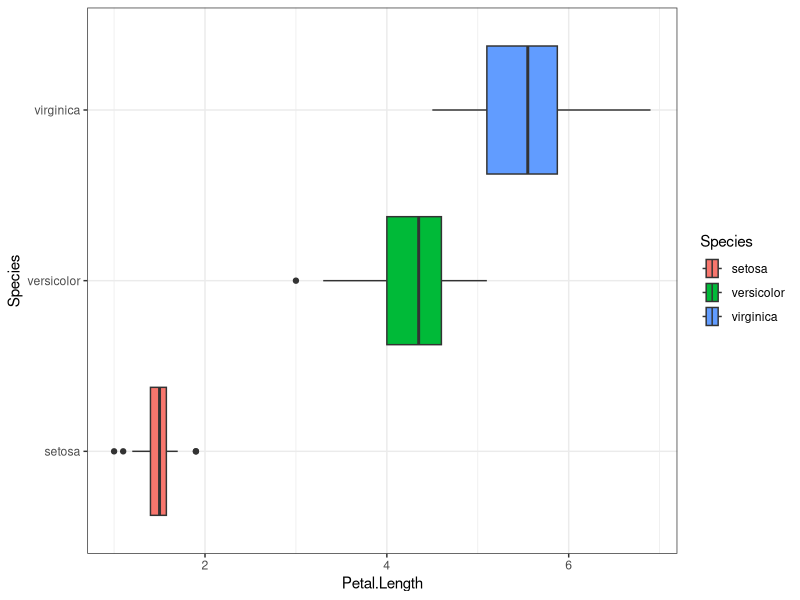
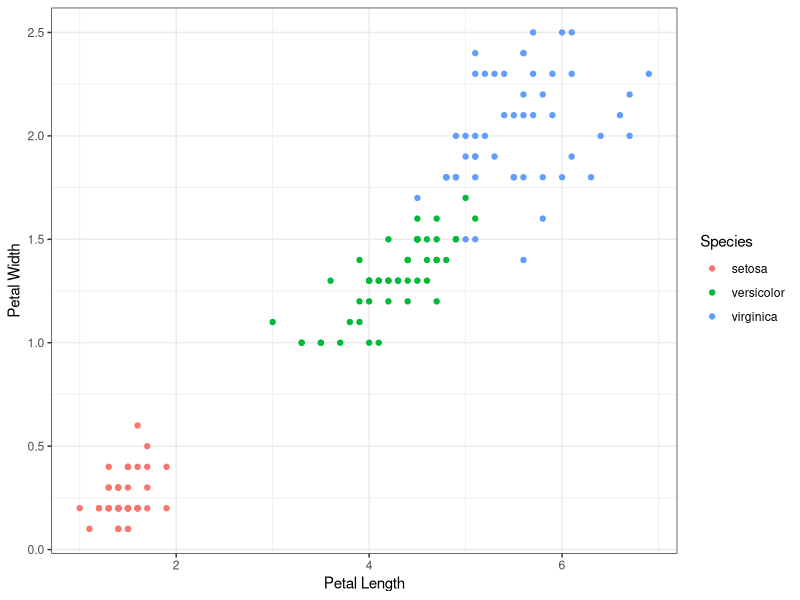
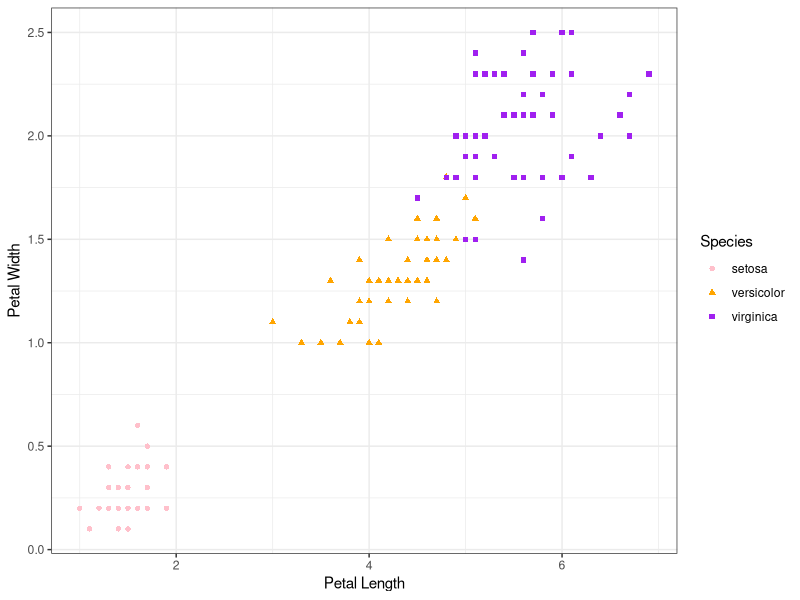
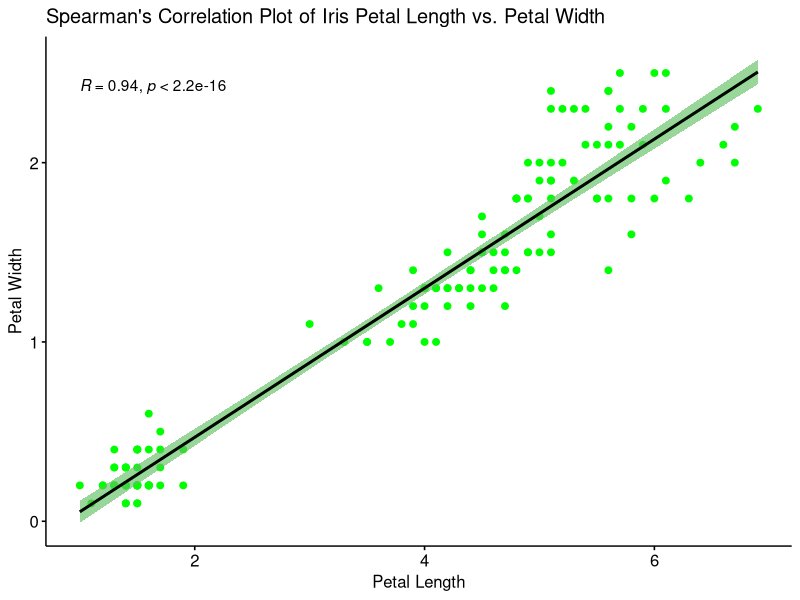
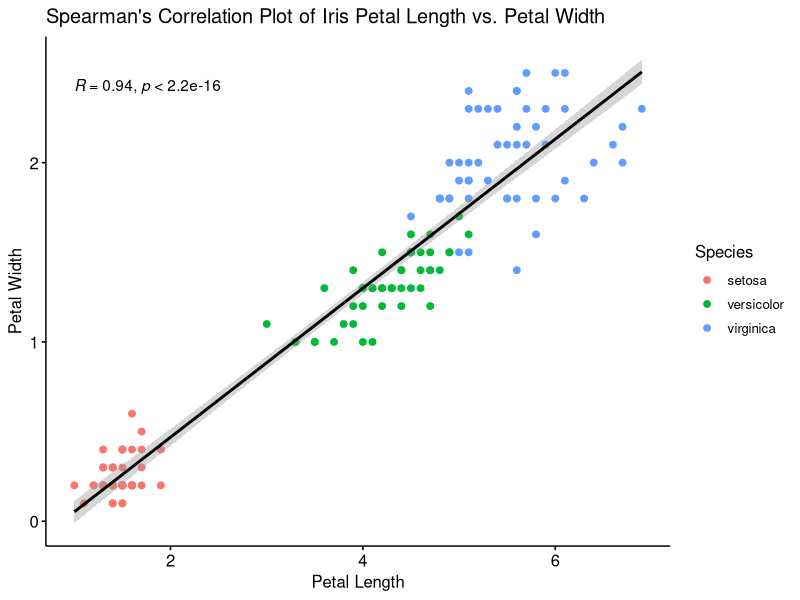
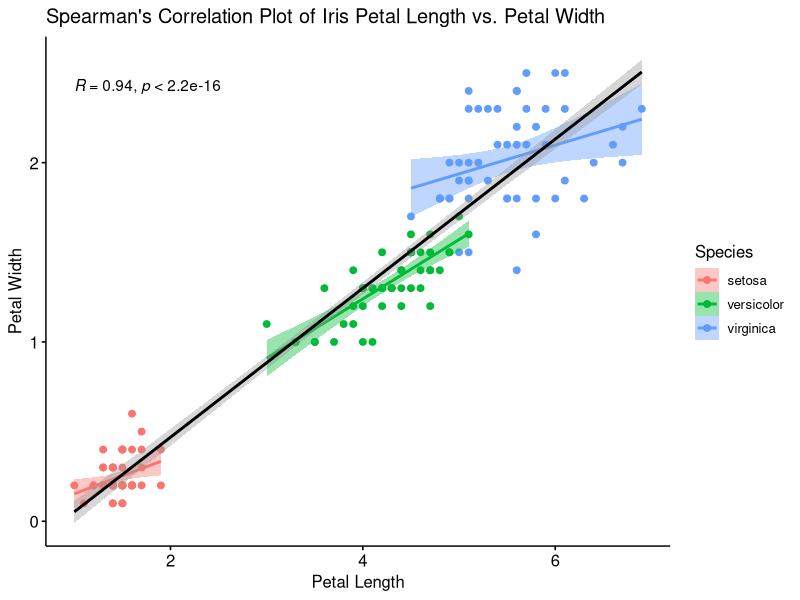

These figures' R source, in order:
## ---- chunk 1
install.packages(tidyverse)
library(tidyverse)
install.packages(ggpubr)
library(ggpubr)
## ---- chunk 2
data("iris")
view(iris)
## ---- chunk 3
iris %>% reframe(unique(Species))
## ---- chunk 4
iris %>% group_by(Species) %>% summarise(count = n())
iris %>% group_by(Species) %>% summarise(count = n())
## ---- chunk 5
barplot1 <- iris %>% ggplot() + geom_bar(mapping = aes(x = Species, fill = "red"))

barplot2 <- barplot2 <- iris %>% ggplot() + geom_bar(mapping = aes(x = Species, fill = Species)) + scale_fill_manual(values = c("pink", "orange", "purple")) + labs(x = "Species of Iris", y = "Count", title = "Iris Species") + theme_minimal()
## ---- chunk 6
petal_length_distribution <- iris %>% ggplot() + geom_histogram(mapping = aes(x = Petal.Length))
petal_width_distribution <- iris %>% ggplot() + geom_histogram(mapping = aes(x = Petal.Width))
sepal_length_distribution <- iris %>% ggplot() + geom_histogram(mapping = aes(x = Sepal.Length))
sepal_width_distribution <- iris %>% ggplot() + geom_histogram(mapping = aes(x = Sepal.Width))
## ---- chunk 7
petal_length_qq <- iris %>% ggplot() + stat_qq(aes(sample = Petal.Length)) + stat_qq_line(aes(sample = Petal.Length))
petal_width_qq <- iris %>% ggplot() + stat_qq(aes(sample = Petal.Width)) + stat_qq_line(aes(sample = Petal.Width))
sepal_length_qq <- iris %>% ggplot() + stat_qq(aes(sample = Sepal.Length)) + stat_qq_line(aes(sample = Sepal.Length))
sepal_width_qq <- iris %>% ggplot() + stat_qq(aes(sample = Sepal.Width)) + stat_qq_line(aes(sample = Sepal.Width))
## ---- chunk 8
iris %>% pull(Petal.Length) %>% shapiro.test()
iris %>% pull(Petal.Width) %>% shapiro.test()
iris %>% pull(Sepal.Length) %>% shapiro.test()
iris %>% pull(Sepal.Width) %>% shapiro.test()
## ---- chunk 9
mean(iris$Sepal.Width)
## ---- chunk 10
sd(iris$Sepal.Width)
## ---- chunk 11
iris %>% group_by(Species) %>% summarise(mean_sepal_width = mean(Sepal.Width), sd_sepal_width = sd(Sepal.Width)) %>% arrange(desc(mean_sepal_width))
## ---- chunk 12
iris %>% group_by(Species) %>% summarise(min_petal_length = min(Petal.Length), q1_petal_length = quantile(Petal.Length, probs = 0.25), med_petal_length = median(Petal.Length), q3_petal_length = quantile(Petal.Length, probs = 0.75), max_petal_length = max(Petal.Length))

iris %>% summarise(min_petal_length = min(Petal.Length), q1_petal_length = quantile(Petal.Length, probs = 0.25), med_petal_length = median(Petal.Length), q3_petal_length = quantile(Petal.Length, probs = 0.75), max_petal_length = max(Petal.Length))
## ---- chunk 13
iris %>% ggplot() + geom_boxplot(mapping = aes(x = Petal.Length, y = Species, fill = Species)) + theme_bw()
## ---- chunk 14
chisq.test(iris$Species, iris$Petal.Length)
## ---- chunk 15
setosa_petal_length <- iris %>% filter(Species == "setosa") %>% pull(Petal.Length) 

versicolor_petal_length <- iris %>% filter(Species == "versicolor") %>% pull(Petal.Length)

virginica_petal_length <- iris %>% filter(Species == "virginica") %>% pull(Petal.Length) 
## ---- chunk 16
wilcox.test(setosa_petal_length, virginica_petal_length, alternative = "two.sided")

wilcox.test(setosa_petal_length, versicolor_petal_length, alternative = "two.sided")

wilcox.test(virginica_petal_length, versicolor_petal_length, alternative = "two.sided")
## ---- chunk 17
t.test(setosa_petal_length, virginica_petal_length, alternative = "two.sided")
## ---- chunk 18
cor.test(iris$Petal.Length, iris$Petal.Width, method = "spearman")
## ---- chunk 19
cor.test(iris$Petal.Length, iris$Petal.Width, method = "pearson")
## ---- chunk 20
iris %>% ggplot() + geom_point(mapping = aes(x = Petal.Length, y = Petal.Width, color = Species)) + labs(x = "Petal Length", y = "Petal Width") + theme_bw()

iris %>% ggplot() + geom_point(mapping = aes(x = Petal.Length, y = Petal.Width, color = Species, shape = Species)) + labs(x = "Petal Length", y = "Petal Width") + theme_bw() + scale_color_manual(values = c("pink", "orange", "purple"))
## ---- chunk 21
ggscatter(iris, x = "Petal.Length", y = "Petal.Width", color = "green", add = "reg.line", conf.int = TRUE, cor.coef = TRUE, cor.method = "spearman", xlab = "Petal Length", ylab = "Petal Width", title = "Spearman's Correlation Plot of Iris Petal Length vs. Petal Width") + geom_smooth(method = lm, color = "black")

ggscatter(iris, x = "Petal.Length", y = "Petal.Width", color = "Species", conf.int = TRUE, cor.coef = TRUE, cor.method = "spearman", xlab = "Petal Length", ylab = "Petal Width", title = "Spearman's Correlation Plot of Iris Petal Length vs. Petal Width") + geom_smooth(method = lm, color = "black") + theme(legend.position = "right")

ggscatter(iris, x = "Petal.Length", y = "Petal.Width", color = "Species", add = "reg.line", conf.int = TRUE, cor.coef = TRUE, cor.method = "spearman", xlab = "Petal Length", ylab = "Petal Width", title = "Spearman's Correlation Plot of Iris Petal Length vs. Petal Width") + geom_smooth(method = lm, color = "black") + theme(legend.position = "right")
